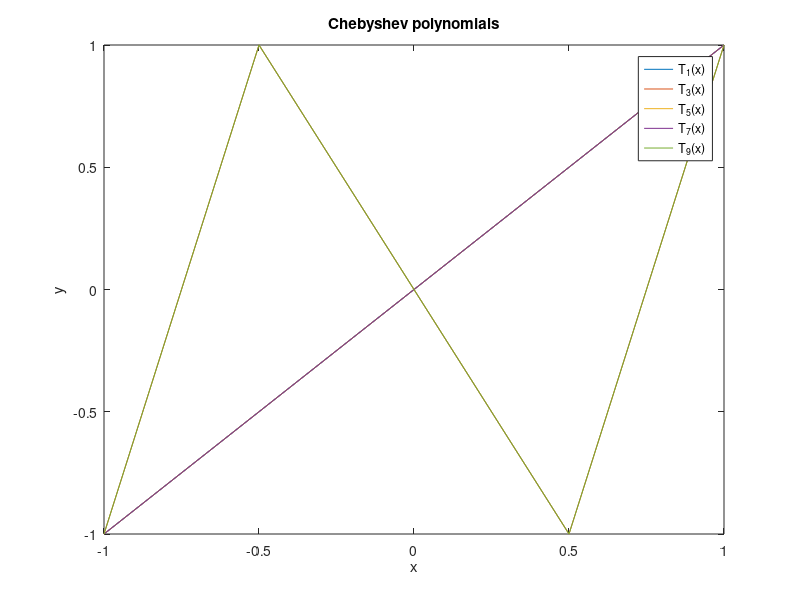
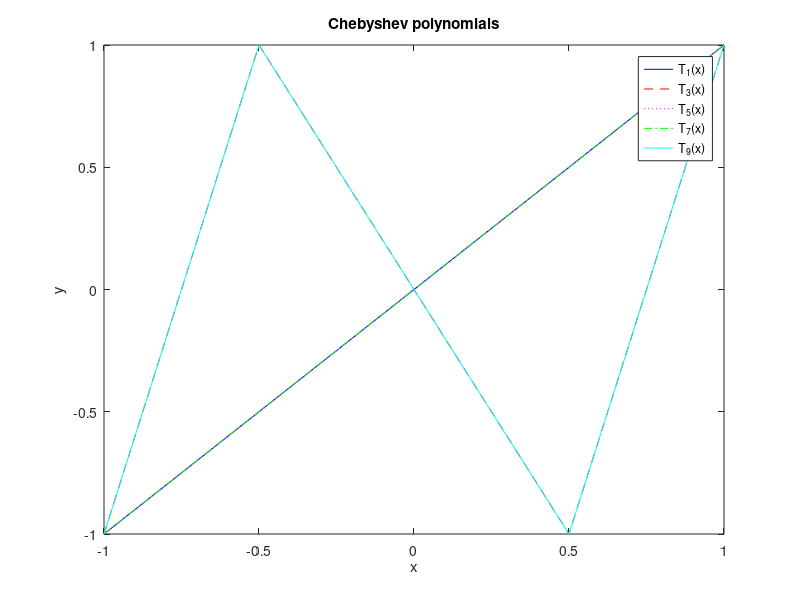

MATLAB code to generate these figures, in order:
% MATLAB Plotting Introduction Script
%
% Daniel R. Reynolds
% Math & Stat @ UMBC
%
clear

% get problem size from the command line, otherwise set to 201
N = str2double(input('Enter the vector size N >= 2 [default 201]: ', 's'));
if ~isfinite(N) || ~isreal(N) || N ~= round(N) || N < 2
    fprintf('Invalid or missing N, using the default value 201\n');
    N = 201;
end
fprintf('Running plotting demo using vectors of size N = %d\n', N);

% create x data
x = linspace(-1.0, 1.0, N).';

% create function data (first 5 odd-degree Chebyshev polynomials)
T = zeros(N, 5);
for j = 1:5
    T(:,j) = cos((2*j-1) * acos(x));
end

% create plots for visual diagnostics
figure(1);
plot(x, T);
xlabel('x');
ylabel('y');
title('Chebyshev polynomials');
legend('T_1(x)', 'T_3(x)', 'T_5(x)', 'T_7(x)', 'T_9(x)', 'Location', 'best');
saveas(gcf, 'figure1.png');

% manual colors and line styles
figure(2);
plot(x, T(:,1), 'b-',  'DisplayName', 'T_1(x)');
hold on;
plot(x, T(:,2), 'r--', 'DisplayName', 'T_3(x)');
plot(x, T(:,3), 'm:',  'DisplayName', 'T_5(x)');
plot(x, T(:,4), 'g-.', 'DisplayName', 'T_7(x)');
plot(x, T(:,5), 'c-',  'DisplayName', 'T_9(x)');
hold off;
xlabel('x');
ylabel('y');
title('Chebyshev polynomials');
legend('Location', 'best');
saveas(gcf, 'figure2.pdf');
